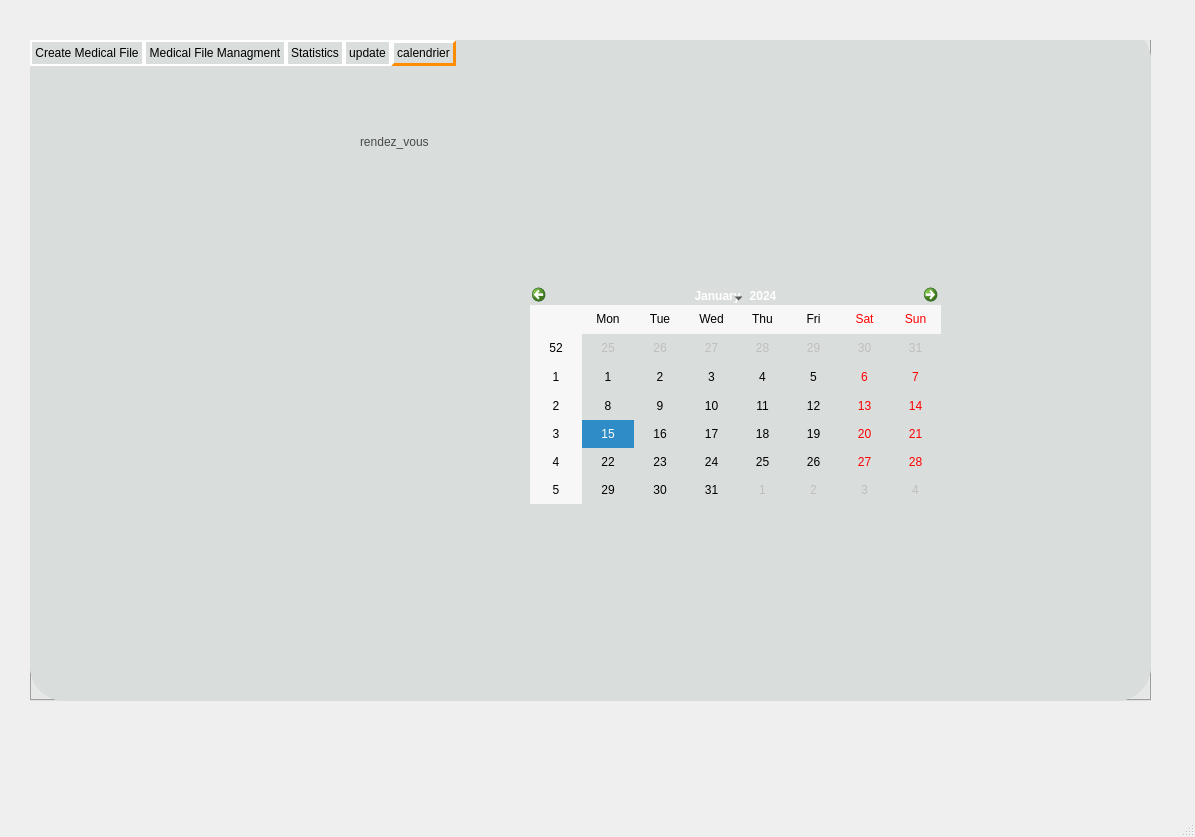
<?xml version="1.0" encoding="UTF-8"?>
<ui version="4.0">
 <class>MedicalfileWindow</class>
 <widget class="QMainWindow" name="MedicalfileWindow">
  <property name="geometry">
   <rect>
    <x>0</x>
    <y>0</y>
    <width>1195</width>
    <height>837</height>
   </rect>
  </property>
  <property name="windowTitle">
   <string>MainWindow</string>
  </property>
  <property name="styleSheet">
   <string notr="true">QToolButton
{
 background :  ; 
 border-radius : 60px ; 
}
QLabel
{
 color : #48494B  ; 
}
QLineEdit
{
 background:transparent ; 
border : none ;
color:#48494B ;
font-size : 20px ; 

}
QTabWidget::pane {
  top:-40px; 
} 
QTabBar::tab {
background-color: rgb(217, 221, 220);
border-radius : 15px;
border: 2px solid lightgray; 
border-color: rgb(255, 255, 255);
padding: 3px;
} 

QTabBar::tab:selected { 
background-color: rgb(217, 221, 220);
border: 3px solid lightgray; 
border-color: rgb(255, 255, 255);
border-bottom-color: rgb(255, 140, 0);
border-right-color: rgb(255, 140, 0);
margin-bottom: 0px; 
}
</string>
  </property>
  <widget class="QWidget" name="centralwidget">
   <widget class="QTabWidget" name="tabWidget_update">
    <property name="geometry">
     <rect>
      <x>30</x>
      <y>40</y>
      <width>1121</width>
      <height>661</height>
     </rect>
    </property>
    <property name="styleSheet">
     <string notr="true">font: 63 11pt &quot;Montserrat SemiBold&quot;;
background-color: rgb(217, 221, 220);
border-radius : 35px ; </string>
    </property>
    <property name="currentIndex">
     <number>4</number>
    </property>
    <widget class="QWidget" name="tab_MedicalFile">
     <attribute name="title">
      <string>Create Medical File</string>
     </attribute>
     <widget class="QLabel" name="label_medical_file">
      <property name="geometry">
       <rect>
        <x>430</x>
        <y>40</y>
        <width>331</width>
        <height>71</height>
       </rect>
      </property>
      <property name="styleSheet">
       <string notr="true">font: 63 36pt &quot;Montserrat SemiBold&quot;;</string>
      </property>
      <property name="text">
       <string>Medical File</string>
      </property>
     </widget>
     <widget class="QLabel" name="label_logo">
      <property name="geometry">
       <rect>
        <x>60</x>
        <y>130</y>
        <width>261</width>
        <height>251</height>
       </rect>
      </property>
      <property name="text">
       <string/>
      </property>
      <property name="pixmap">
       <pixmap>../Icons/ApplicationHomeShare.png</pixmap>
      </property>
      <property name="scaledContents">
       <bool>true</bool>
      </property>
     </widget>
     <widget class="QLineEdit" name="lineEdit_condition">
      <property name="geometry">
       <rect>
        <x>590</x>
        <y>140</y>
        <width>201</width>
        <height>31</height>
       </rect>
      </property>
      <property name="styleSheet">
       <string notr="true">font: 63 14pt &quot;Montserrat SemiBold&quot;;
border-bottom:0.5px solid #717072 ; </string>
      </property>
      <property name="placeholderText">
       <string>Condition</string>
      </property>
     </widget>
     <widget class="QLabel" name="label_description">
      <property name="geometry">
       <rect>
        <x>450</x>
        <y>210</y>
        <width>151</width>
        <height>31</height>
       </rect>
      </property>
      <property name="styleSheet">
       <string notr="true">font: 63 14pt &quot;Montserrat SemiBold&quot;;</string>
      </property>
      <property name="text">
       <string>Description : </string>
      </property>
     </widget>
     <widget class="QLabel" name="label_next_meeting">
      <property name="geometry">
       <rect>
        <x>470</x>
        <y>520</y>
        <width>251</width>
        <height>31</height>
       </rect>
      </property>
      <property name="styleSheet">
       <string notr="true">font: 63 14pt &quot;Montserrat SemiBold&quot;;</string>
      </property>
      <property name="text">
       <string>Next Meeting Date :</string>
      </property>
     </widget>
     <widget class="QPushButton" name="pushButton_save">
      <property name="geometry">
       <rect>
        <x>150</x>
        <y>500</y>
        <width>131</width>
        <height>51</height>
       </rect>
      </property>
      <property name="styleSheet">
       <string notr="true">QPushButton{
 background : #FF8C00 ; 
 border-radius : 25px ; 
font-size : 20px ;
color : #48494B ;  
}
QPushButton:hover
{
 background : #48494B; 
 border-radius : 25px ; 
color : white ;  
}</string>
      </property>
      <property name="text">
       <string>Save</string>
      </property>
     </widget>
     <widget class="QLineEdit" name="lineEdit_description">
      <property name="geometry">
       <rect>
        <x>570</x>
        <y>250</y>
        <width>371</width>
        <height>181</height>
       </rect>
      </property>
      <property name="styleSheet">
       <string notr="true">background-color: rgb(255, 255, 255);</string>
      </property>
     </widget>
     <widget class="QDateEdit" name="dateEdit_last_consultation">
      <property name="geometry">
       <rect>
        <x>810</x>
        <y>480</y>
        <width>161</width>
        <height>31</height>
       </rect>
      </property>
      <property name="styleSheet">
       <string notr="true">font: 63 12pt &quot;Montserrat SemiBold&quot;;
background-color: rgb(255, 255, 255);
border-radius : 15px ;</string>
      </property>
     </widget>
     <widget class="QLabel" name="label_last_consultation">
      <property name="geometry">
       <rect>
        <x>470</x>
        <y>470</y>
        <width>251</width>
        <height>31</height>
       </rect>
      </property>
      <property name="styleSheet">
       <string notr="true">font: 63 14pt &quot;Montserrat SemiBold&quot;;</string>
      </property>
      <property name="text">
       <string>Last Consultation Date : </string>
      </property>
     </widget>
     <widget class="QDateEdit" name="dateEdit_next_meeting">
      <property name="geometry">
       <rect>
        <x>810</x>
        <y>530</y>
        <width>161</width>
        <height>31</height>
       </rect>
      </property>
      <property name="styleSheet">
       <string notr="true">font: 63 12pt &quot;Montserrat SemiBold&quot;;
background-color: rgb(255, 255, 255);
border-radius : 15px ;</string>
      </property>
     </widget>
     <widget class="QLabel" name="label_condition">
      <property name="geometry">
       <rect>
        <x>560</x>
        <y>150</y>
        <width>21</width>
        <height>21</height>
       </rect>
      </property>
      <property name="text">
       <string/>
      </property>
      <property name="pixmap">
       <pixmap>../Icons/terms-and-conditions.png</pixmap>
      </property>
      <property name="scaledContents">
       <bool>true</bool>
      </property>
     </widget>
     <widget class="QLineEdit" name="lineEdit_id">
      <property name="geometry">
       <rect>
        <x>390</x>
        <y>150</y>
        <width>113</width>
        <height>22</height>
       </rect>
      </property>
      <property name="placeholderText">
       <string>id_dossier</string>
      </property>
     </widget>
    </widget>
    <widget class="QWidget" name="tab_MF_Managment">
     <attribute name="title">
      <string>Medical File Managment</string>
     </attribute>
     <widget class="QLabel" name="label_list">
      <property name="geometry">
       <rect>
        <x>340</x>
        <y>50</y>
        <width>501</width>
        <height>71</height>
       </rect>
      </property>
      <property name="styleSheet">
       <string notr="true">font: 63 36pt &quot;Montserrat SemiBold&quot;;</string>
      </property>
      <property name="text">
       <string>List Medical File</string>
      </property>
     </widget>
     <widget class="QPushButton" name="pushButton_pdf">
      <property name="geometry">
       <rect>
        <x>50</x>
        <y>210</y>
        <width>81</width>
        <height>51</height>
       </rect>
      </property>
      <property name="styleSheet">
       <string notr="true">QPushButton{
 background : #FF8C00 ; 
 border-radius : 25px ; 
font-size : 20px ;
color : #48494B ;  
}
QPushButton:hover
{
 background : #48494B; 
 border-radius : 25px ; 
color : white ;  
}</string>
      </property>
      <property name="text">
       <string>PDF</string>
      </property>
     </widget>
     <widget class="QLineEdit" name="lineEdit_recherche">
      <property name="geometry">
       <rect>
        <x>760</x>
        <y>230</y>
        <width>271</width>
        <height>20</height>
       </rect>
      </property>
      <property name="styleSheet">
       <string notr="true">font: 63 14pt &quot;Montserrat SemiBold&quot;;
border-bottom:0.5px solid #717072 ; </string>
      </property>
      <property name="placeholderText">
       <string>Search</string>
      </property>
     </widget>
     <widget class="QLabel" name="label_search">
      <property name="geometry">
       <rect>
        <x>730</x>
        <y>230</y>
        <width>21</width>
        <height>21</height>
       </rect>
      </property>
      <property name="text">
       <string/>
      </property>
      <property name="pixmap">
       <pixmap>../Icons/search.png</pixmap>
      </property>
      <property name="scaledContents">
       <bool>true</bool>
      </property>
     </widget>
     <widget class="QPushButton" name="pushButton_statistics">
      <property name="geometry">
       <rect>
        <x>230</x>
        <y>210</y>
        <width>131</width>
        <height>51</height>
       </rect>
      </property>
      <property name="styleSheet">
       <string notr="true">QPushButton{
 background : #FF8C00 ; 
 border-radius : 25px ; 
font-size : 20px ;
color : #48494B ;  
}
QPushButton:hover
{
 background : #48494B; 
 border-radius : 25px ; 
color : white ;  
}</string>
      </property>
      <property name="text">
       <string>Statistics</string>
      </property>
     </widget>
     <widget class="QPushButton" name="pushButton_delete">
      <property name="geometry">
       <rect>
        <x>770</x>
        <y>590</y>
        <width>131</width>
        <height>51</height>
       </rect>
      </property>
      <property name="styleSheet">
       <string notr="true">QPushButton{
 background : #FF8C00 ; 
 border-radius : 25px ; 
font-size : 20px ;
color : #48494B ;  
}
QPushButton:hover
{
 background : #48494B; 
 border-radius : 25px ; 
color : white ;  
}</string>
      </property>
      <property name="text">
       <string>delete</string>
      </property>
     </widget>
     <widget class="QPushButton" name="pushButton_update">
      <property name="geometry">
       <rect>
        <x>600</x>
        <y>590</y>
        <width>131</width>
        <height>51</height>
       </rect>
      </property>
      <property name="styleSheet">
       <string notr="true">QPushButton{
 background : #FF8C00 ; 
 border-radius : 25px ; 
font-size : 20px ;
color : #48494B ;  
}
QPushButton:hover
{
 background : #48494B; 
 border-radius : 25px ; 
color : white ;  
}</string>
      </property>
      <property name="text">
       <string>update</string>
      </property>
     </widget>
     <widget class="QTableView" name="tableView_list">
      <property name="geometry">
       <rect>
        <x>125</x>
        <y>291</y>
        <width>931</width>
        <height>221</height>
       </rect>
      </property>
     </widget>
     <widget class="QTextBrowser" name="textBrowser">
      <property name="geometry">
       <rect>
        <x>10</x>
        <y>520</y>
        <width>571</width>
        <height>101</height>
       </rect>
      </property>
     </widget>
     <widget class="QPushButton" name="pushButton_calendrier">
      <property name="geometry">
       <rect>
        <x>460</x>
        <y>210</y>
        <width>101</width>
        <height>51</height>
       </rect>
      </property>
      <property name="styleSheet">
       <string notr="true">QPushButton{
 background : #FF8C00 ; 
 border-radius : 25px ; 
font-size : 20px ;
color : #48494B ;  
}
QPushButton:hover
{
 background : #48494B; 
 border-radius : 25px ; 
color : white ;  
}</string>
      </property>
      <property name="text">
       <string>calendrier</string>
      </property>
     </widget>
    </widget>
    <widget class="QWidget" name="tab_Statistics">
     <attribute name="title">
      <string>Statistics</string>
     </attribute>
     <widget class="QLabel" name="label_list_3">
      <property name="geometry">
       <rect>
        <x>190</x>
        <y>60</y>
        <width>681</width>
        <height>71</height>
       </rect>
      </property>
      <property name="styleSheet">
       <string notr="true">font: 63 36pt &quot;Montserrat SemiBold&quot;;</string>
      </property>
      <property name="text">
       <string>Statistics of Medical File</string>
      </property>
     </widget>
     <widget class="QLabel" name="label_logo_3">
      <property name="geometry">
       <rect>
        <x>40</x>
        <y>230</y>
        <width>261</width>
        <height>251</height>
       </rect>
      </property>
      <property name="text">
       <string/>
      </property>
      <property name="pixmap">
       <pixmap>../Icons/ApplicationHomeShare.png</pixmap>
      </property>
      <property name="scaledContents">
       <bool>true</bool>
      </property>
     </widget>
     <widget class="QGraphicsView" name="graphicsView">
      <property name="geometry">
       <rect>
        <x>370</x>
        <y>170</y>
        <width>611</width>
        <height>441</height>
       </rect>
      </property>
      <property name="styleSheet">
       <string notr="true"/>
      </property>
     </widget>
    </widget>
    <widget class="QWidget" name="tab">
     <attribute name="title">
      <string>update</string>
     </attribute>
     <widget class="QLabel" name="label_logo_2">
      <property name="geometry">
       <rect>
        <x>20</x>
        <y>170</y>
        <width>261</width>
        <height>251</height>
       </rect>
      </property>
      <property name="text">
       <string/>
      </property>
      <property name="pixmap">
       <pixmap>../Icons/ApplicationHomeShare.png</pixmap>
      </property>
      <property name="scaledContents">
       <bool>true</bool>
      </property>
     </widget>
     <widget class="QPushButton" name="pushButton_update_2">
      <property name="geometry">
       <rect>
        <x>110</x>
        <y>520</y>
        <width>131</width>
        <height>51</height>
       </rect>
      </property>
      <property name="styleSheet">
       <string notr="true">QPushButton{
 background : #FF8C00 ; 
 border-radius : 25px ; 
font-size : 20px ;
color : #48494B ;  
}
QPushButton:hover
{
 background : #48494B; 
 border-radius : 25px ; 
color : white ;  
}</string>
      </property>
      <property name="text">
       <string>update</string>
      </property>
     </widget>
     <widget class="QLineEdit" name="lineEdit_id_2">
      <property name="geometry">
       <rect>
        <x>380</x>
        <y>200</y>
        <width>113</width>
        <height>22</height>
       </rect>
      </property>
      <property name="placeholderText">
       <string>id_dossier</string>
      </property>
     </widget>
     <widget class="QLabel" name="label_condition_2">
      <property name="geometry">
       <rect>
        <x>600</x>
        <y>170</y>
        <width>21</width>
        <height>21</height>
       </rect>
      </property>
      <property name="text">
       <string/>
      </property>
      <property name="pixmap">
       <pixmap>../Icons/terms-and-conditions.png</pixmap>
      </property>
      <property name="scaledContents">
       <bool>true</bool>
      </property>
     </widget>
     <widget class="QLineEdit" name="lineEdit_condition_2">
      <property name="geometry">
       <rect>
        <x>640</x>
        <y>160</y>
        <width>201</width>
        <height>31</height>
       </rect>
      </property>
      <property name="styleSheet">
       <string notr="true">font: 63 14pt &quot;Montserrat SemiBold&quot;;
border-bottom:0.5px solid #717072 ; </string>
      </property>
      <property name="placeholderText">
       <string>Condition</string>
      </property>
     </widget>
     <widget class="QLabel" name="label_description_2">
      <property name="geometry">
       <rect>
        <x>510</x>
        <y>230</y>
        <width>151</width>
        <height>31</height>
       </rect>
      </property>
      <property name="styleSheet">
       <string notr="true">font: 63 14pt &quot;Montserrat SemiBold&quot;;</string>
      </property>
      <property name="text">
       <string>Description : </string>
      </property>
     </widget>
     <widget class="QLineEdit" name="lineEdit_description_2">
      <property name="geometry">
       <rect>
        <x>610</x>
        <y>270</y>
        <width>371</width>
        <height>181</height>
       </rect>
      </property>
      <property name="styleSheet">
       <string notr="true">background-color: rgb(255, 255, 255);</string>
      </property>
     </widget>
     <widget class="QLabel" name="label_last_consultation_2">
      <property name="geometry">
       <rect>
        <x>500</x>
        <y>500</y>
        <width>251</width>
        <height>31</height>
       </rect>
      </property>
      <property name="styleSheet">
       <string notr="true">font: 63 14pt &quot;Montserrat SemiBold&quot;;</string>
      </property>
      <property name="text">
       <string>Last Consultation Date : </string>
      </property>
     </widget>
     <widget class="QDateEdit" name="dateEdit_last_consultation_2">
      <property name="geometry">
       <rect>
        <x>790</x>
        <y>500</y>
        <width>161</width>
        <height>31</height>
       </rect>
      </property>
      <property name="styleSheet">
       <string notr="true">font: 63 12pt &quot;Montserrat SemiBold&quot;;
background-color: rgb(255, 255, 255);
border-radius : 15px ;</string>
      </property>
     </widget>
     <widget class="QLabel" name="label_next_meeting_2">
      <property name="geometry">
       <rect>
        <x>510</x>
        <y>580</y>
        <width>251</width>
        <height>31</height>
       </rect>
      </property>
      <property name="styleSheet">
       <string notr="true">font: 63 14pt &quot;Montserrat SemiBold&quot;;</string>
      </property>
      <property name="text">
       <string>Next Meeting Date :</string>
      </property>
     </widget>
     <widget class="QDateEdit" name="dateEdit_next_meeting_2">
      <property name="geometry">
       <rect>
        <x>790</x>
        <y>580</y>
        <width>161</width>
        <height>31</height>
       </rect>
      </property>
      <property name="styleSheet">
       <string notr="true">font: 63 12pt &quot;Montserrat SemiBold&quot;;
background-color: rgb(255, 255, 255);
border-radius : 15px ;</string>
      </property>
     </widget>
     <widget class="QLabel" name="label_list_2">
      <property name="geometry">
       <rect>
        <x>250</x>
        <y>60</y>
        <width>551</width>
        <height>71</height>
       </rect>
      </property>
      <property name="styleSheet">
       <string notr="true">font: 63 36pt &quot;Montserrat SemiBold&quot;;</string>
      </property>
      <property name="text">
       <string>Update Medical File</string>
      </property>
     </widget>
    </widget>
    <widget class="QWidget" name="tab_2">
     <attribute name="title">
      <string>calendrier</string>
     </attribute>
     <widget class="QLabel" name="label_medical_file_2">
      <property name="geometry">
       <rect>
        <x>330</x>
        <y>80</y>
        <width>381</width>
        <height>71</height>
       </rect>
      </property>
      <property name="styleSheet">
       <string notr="true">font: 63 36pt &quot;Montserrat SemiBold&quot;;</string>
      </property>
      <property name="text">
       <string>rendez_vous</string>
      </property>
     </widget>
     <widget class="QCalendarWidget" name="calendarWidget">
      <property name="geometry">
       <rect>
        <x>500</x>
        <y>260</y>
        <width>411</width>
        <height>218</height>
       </rect>
      </property>
     </widget>
     <widget class="QLabel" name="label_logo_4">
      <property name="geometry">
       <rect>
        <x>60</x>
        <y>220</y>
        <width>261</width>
        <height>251</height>
       </rect>
      </property>
      <property name="text">
       <string/>
      </property>
      <property name="pixmap">
       <pixmap>../Icons/ApplicationHomeShare.png</pixmap>
      </property>
      <property name="scaledContents">
       <bool>true</bool>
      </property>
     </widget>
    </widget>
   </widget>
  </widget>
  <widget class="QMenuBar" name="menubar">
   <property name="geometry">
    <rect>
     <x>0</x>
     <y>0</y>
     <width>1195</width>
     <height>22</height>
    </rect>
   </property>
  </widget>
  <widget class="QStatusBar" name="statusbar"/>
 </widget>
 <resources/>
 <connections/>
</ui>
